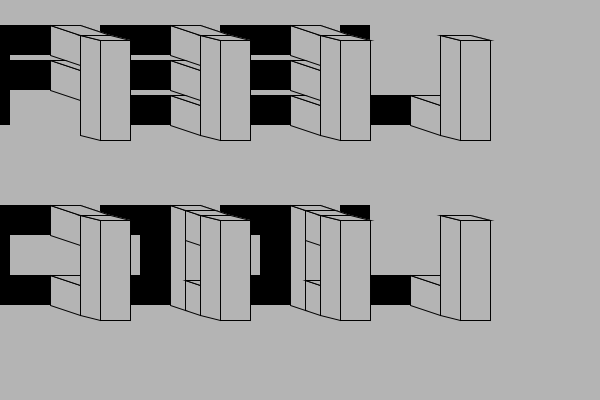
Frame 1 (no input)
Frame 60 (the mouse pressed at the canvas centre just before this capture): identical to frame 1, image omitted
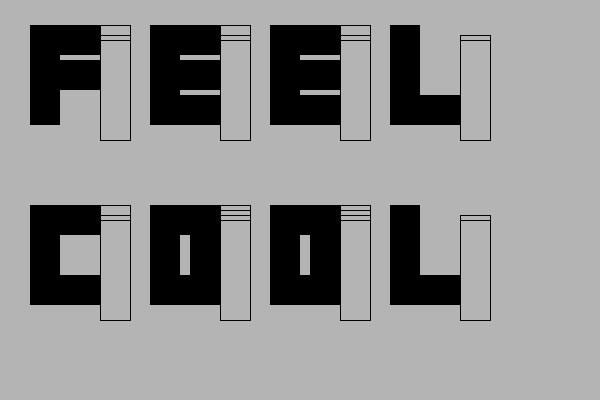
Frame 120 (the mouse held since frame 60 and released just before this capture)

The Processing sketch that drew these frames (run headless with seeded random() and noise(); from frame 60 on, the mouse is pressed at the canvas centre):

// Processing sketch: processing_72671
// ── processing_72671.pde

float x;
float easing=0.04;


void setup() {
  size(600, 400);
  smooth();
  fill(180);
}

void draw() {
  //x=x+100;
  float x=mouseX;
  background(180);


  float hx=map(mouseX, 0, width, 50, 150);
  float fx =map(mouseX, 0, width, 80, 120);
  float gx=map(mouseX, 0, width, 65, 135);
  
  float targetHx=hx;
  hx+=(targetHx-hx)*easing; 
  
  noStroke();

  fill(0);
  beginShape();
  vertex(hx, 25);
  vertex(hx-70, 25);
  vertex(hx-70, 125);
  vertex(hx-40, 125);
  vertex(hx-40, 90);
  vertex(hx, 90);
  vertex(hx, 60);
  vertex(hx-40, 60);
  vertex(hx-40, 55);
  vertex(hx, 55);
  endShape();

  beginShape();
  vertex(hx+120, 25);
  vertex(hx+50, 25);
  vertex(hx+50, 125);
  vertex(hx+120, 125);
  vertex(hx+120, 95);
  vertex(hx+80, 95);
  vertex(hx+80, 90);
  vertex(hx+120, 90);
  vertex(hx+120, 60);
  vertex(hx+80, 60);
  vertex(hx+80, 55);
  vertex(hx+120, 55);
  endShape();

  beginShape();
  vertex(hx+240, 25);
  vertex(hx+170, 25);
  vertex(hx+170, 125);
  vertex(hx+240, 125);
  vertex(hx+240, 95);
  vertex(hx+200, 95);
  vertex(hx+200, 90);
  vertex(hx+240, 90);
  vertex(hx+240, 60);
  vertex(hx+200, 60);
  vertex(hx+200, 55);
  vertex(hx+240, 55);
  endShape();

  beginShape();
  vertex(hx+360, 95);
  vertex(hx+320, 95);
  vertex(hx+320, 25);
  vertex(hx+290, 25);
  vertex(hx+290, 125);
  vertex(hx+360, 125);
  endShape();

  beginShape();
  vertex(hx, 205);
  vertex(hx-70, 205);
  vertex(hx-70, 305);
  vertex(hx, 305);
  vertex(hx, 275);
  vertex(hx-40, 275);
  vertex(hx-40, 235);
  vertex(hx, 235);
  endShape();

  beginShape();
  vertex(hx+120, 205);
  vertex(hx+50, 205);
  vertex(hx+50, 305);
  vertex(hx+120, 305);
  endShape();

  fill(180);
  beginShape();
  vertex(hx+90, 235);
  vertex(hx+80, 235);
  vertex(hx+80, 275);
  vertex(hx+90, 275);
  endShape();

  fill(0);
  beginShape();
  vertex(hx+240, 205);
  vertex(hx+170, 205);
  vertex(hx+170, 305);
  vertex(hx+240, 305);
  endShape();

  fill(180);
  beginShape();
  vertex(hx+210, 235);
  vertex(hx+200, 235);
  vertex(hx+200, 275);
  vertex(hx+210, 275);
  endShape();

  fill(0);
  beginShape();
  vertex(hx+360, 275);
  vertex(hx+320, 275);
  vertex(hx+320, 205);
  vertex(hx+290, 205);
  vertex(hx+290, 305);
  vertex(hx+360, 305);
  endShape();
 
 
    stroke(2);
    fill(180);
    //heng
    quad(fx+30, 70, hx+30, 60, hx+30, 90, fx+30, 100);
    quad(hx, 90, fx, 100, fx, 70, hx, 60);
    quad(fx, 70, hx, 60, hx+30, 60, fx+30, 70);


    quad(fx+30, 35, hx+30, 25, hx+30, 55, fx+30, 65);
    quad(hx, 25, fx, 35, fx, 65, hx, 55);
    quad(fx, 35, hx, 25, hx+30, 25, fx+30, 35);

    //shu
    quad(130, 40, fx+30, 35, fx+30, 135, 130, 140);
    quad(100, 40, fx, 35, fx, 135, 100, 140);
    rect(100, 40, 30, 100);
    quad(fx, 35, 100, 40, 130, 40, fx+30, 35);

    //e
    quad(fx+150, 105, hx+150, 95, hx+150, 125, fx+150, 135);
    quad(hx+120, 125, fx+120, 135, fx+120, 105, hx+120, 95);
    quad(fx+120, 105, hx+120, 95, hx+150, 95, fx+150, 105);

    quad(fx+150, 70, hx+150, 60, hx+150, 90, fx+150, 100);
    quad(hx+120, 90, fx+120, 100, fx+120, 70, hx+120, 60);
    quad(fx+120, 70, hx+120, 60, hx+150, 60, fx+150, 70);


    quad(fx+150, 35, hx+150, 25, hx+150, 55, fx+150, 65);
    quad(hx+120, 25, fx+120, 35, fx+120, 65, hx+120, 55);
    quad(fx+120, 35, hx+120, 25, hx+150, 25, fx+150, 35);


    quad(250, 40, fx+150, 35, fx+150, 135, 250, 140);
    quad(220, 40, fx+120, 35, fx+120, 135, 220, 140);
    rect(220, 40, 30, 100);
    quad(fx+120, 35, 220, 40, 250, 40, fx+150, 35);

    //e
    quad(fx+270, 105, hx+270, 95, hx+270, 125, fx+270, 135);
    quad(hx+240, 125, fx+240, 135, fx+240, 105, hx+240, 95);
    quad(fx+240, 105, hx+240, 95, hx+270, 95, fx+270, 105);

    quad(fx+270, 70, hx+270, 60, hx+270, 90, fx+270, 100);
    quad(hx+240, 90, fx+240, 100, fx+240, 70, hx+240, 60);
    quad(fx+240, 70, hx+240, 60, hx+270, 60, fx+270, 70);


    quad(fx+270, 35, hx+270, 25, hx+270, 55, fx+270, 65);
    quad(hx+240, 25, fx+240, 35, fx+240, 65, hx+240, 55);
    quad(fx+240, 35, hx+240, 25, hx+270, 25, fx+270, 35);


    quad(370, 40, fx+270, 35, fx+270, 135, 370, 140);
    quad(340, 40, fx+240, 35, fx+240, 135, 340, 140);
    rect(340, 40, 30, 100);
    quad(fx+240, 35, 340, 40, 370, 40, fx+270, 35);

    //l

    quad(fx+390, 105, hx+390, 95, hx+390, 125, fx+390, 135);
    quad(hx+360, 125, fx+360, 135, fx+360, 105, hx+360, 95);
    quad(fx+360, 105, hx+360, 95, hx+390, 95, fx+390, 105);


    quad(490, 40, fx+390, 35, fx+390, 135, 490, 140);
    quad(460, 40, fx+360, 35, fx+360, 135, 460, 140);
    rect(460, 40, 30, 100);
    quad(fx+360, 35, 460, 40, 490, 40, fx+390, 35);


    //g
    quad(fx+30, 285, hx+30, 275, hx+30, 305, fx+30, 315);
    quad(hx, 305, fx, 315, fx, 285, hx, 275);
    quad(fx, 285, hx, 275, hx+30, 275, fx+30, 285);

    //quad(gx, 280, gx+30, 280, gx+30, 260, gx, 260);
    //quad(gx, 260, gx+30, 260, hx+30, 255, hx, 255);
    //quad(gx, 280, gx, 260, hx, 255, hx, 275);
    //quad(gx+30, 280, gx+30, 260, hx+30, 255, hx+30, 275);

    quad(fx+30, 215, hx+30, 205, hx+30, 235, fx+30, 245);
    quad(hx, 205, fx, 215, fx, 245, hx, 235);
    quad(fx, 215, hx, 205, hx+30, 205, fx+30, 215);


    quad(130, 220, fx+30, 215, fx+30, 315, 130, 320);
    quad(100, 220, fx, 215, fx, 315, 100, 320);
    rect(100, 220, 30, 100);
    quad(fx, 215, 100, 220, 130, 220, fx+30, 215);

    //o
    quad(gx+120, 310, gx+150, 310, gx+150, 210, gx+120, 210);
    quad(gx+120, 310, hx+120, 305, hx+120, 205, gx+120, 210);
    quad(gx+150, 310, hx+150, 305, hx+150, 205, gx+150, 210);
    quad(gx+120, 210, gx+150, 210, hx+150, 205, hx+120, 205);

    quad(fx+150, 315, gx+150, 310, gx+150, 280, fx+150, 285);
    quad(gx+120, 310, fx+120, 315, fx+120, 285, gx+120, 280);
    quad(fx+120, 285, gx+120, 280, gx+150, 280, fx+150, 285);


    quad(fx+150, 215, gx+150, 210, gx+150, 240, fx+150, 245);
    quad(gx+120, 210, fx+120, 215, fx+120, 245, gx+120, 240);
    quad(fx+120, 215, gx+120, 210, gx+150, 210, fx+150, 215);


    quad(250, 220, fx+150, 215, fx+150, 315, 250, 320);
    quad(220, 220, fx+120, 215, fx+120, 315, 220, 320);
    rect(220, 220, 30, 100);
    quad(fx+120, 215, 220, 220, 250, 220, fx+150, 215);

    //o
    quad(gx+240, 310, gx+270, 310, gx+270, 210, gx+240, 210);
    quad(gx+240, 310, hx+240, 305, hx+240, 205, gx+240, 210);
    quad(gx+270, 310, hx+270, 305, hx+270, 205, gx+270, 210);
    quad(gx+240, 210, gx+270, 210, hx+270, 205, hx+240, 205);

    quad(fx+270, 315, gx+270, 310, gx+270, 280, fx+270, 285);
    quad(gx+240, 310, fx+240, 315, fx+240, 285, gx+240, 280);
    quad(fx+240, 285, gx+240, 280, gx+270, 280, fx+270, 285);


    quad(fx+270, 215, gx+270, 210, gx+270, 240, fx+270, 245);
    quad(gx+240, 210, fx+240, 215, fx+240, 245, gx+240, 240);
    quad(fx+240, 215, gx+240, 210, gx+270, 210, fx+270, 215);


    quad(370, 220, fx+270, 215, fx+270, 315, 370, 320);
    quad(340, 220, fx+240, 215, fx+240, 315, 340, 320);
    rect(340, 220, 30, 100);
    quad(fx+240, 215, 340, 220, 370, 220, fx+270, 215);

    //d
    quad(fx+390, 285, hx+390, 275, hx+390, 305, fx+390, 315);
    quad(hx+360, 305, fx+360, 315, fx+360, 285, hx+360, 275);
    quad(fx+360, 285, hx+360, 275, hx+390, 275, fx+390, 285);

    quad(490, 220, fx+390, 215, fx+390, 315, 490, 320);
    quad(460, 220, fx+360, 215, fx+360, 315, 460, 320);
    rect(460, 220, 30, 100);
    quad(fx+360, 215, 460, 220, 490, 220, fx+390, 215);
  }
